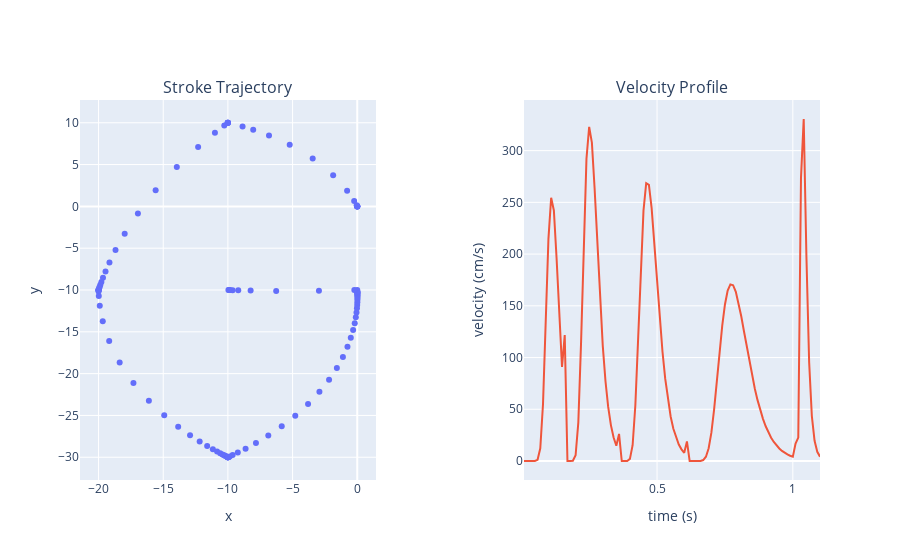

Notebook code cell kept with this figure:
### Code cell
fig = make_subplots(rows = 1, cols = 2, subplot_titles=("Stroke Trajectory", "Velocity Profile"), horizontal_spacing=0.2)
fig.add_trace(
    go.Scatter(x=points[:,0], y=points[:,1], mode="markers"), row=1, col=1,
)
fig.add_trace(
    go.Scatter(x=velocities[1], y=velocities[0]), row=1, col=2
)
fig.update_xaxes(title_text="x", row=1, col=1)
fig.update_yaxes(title_text="y", row=1, col=1)
fig.update_xaxes(title_text="time (s)", row=1, col=2)
fig.update_yaxes(title_text="velocity (cm/s)", row=1, col=2)
fig.update_layout(showlegend=False)
